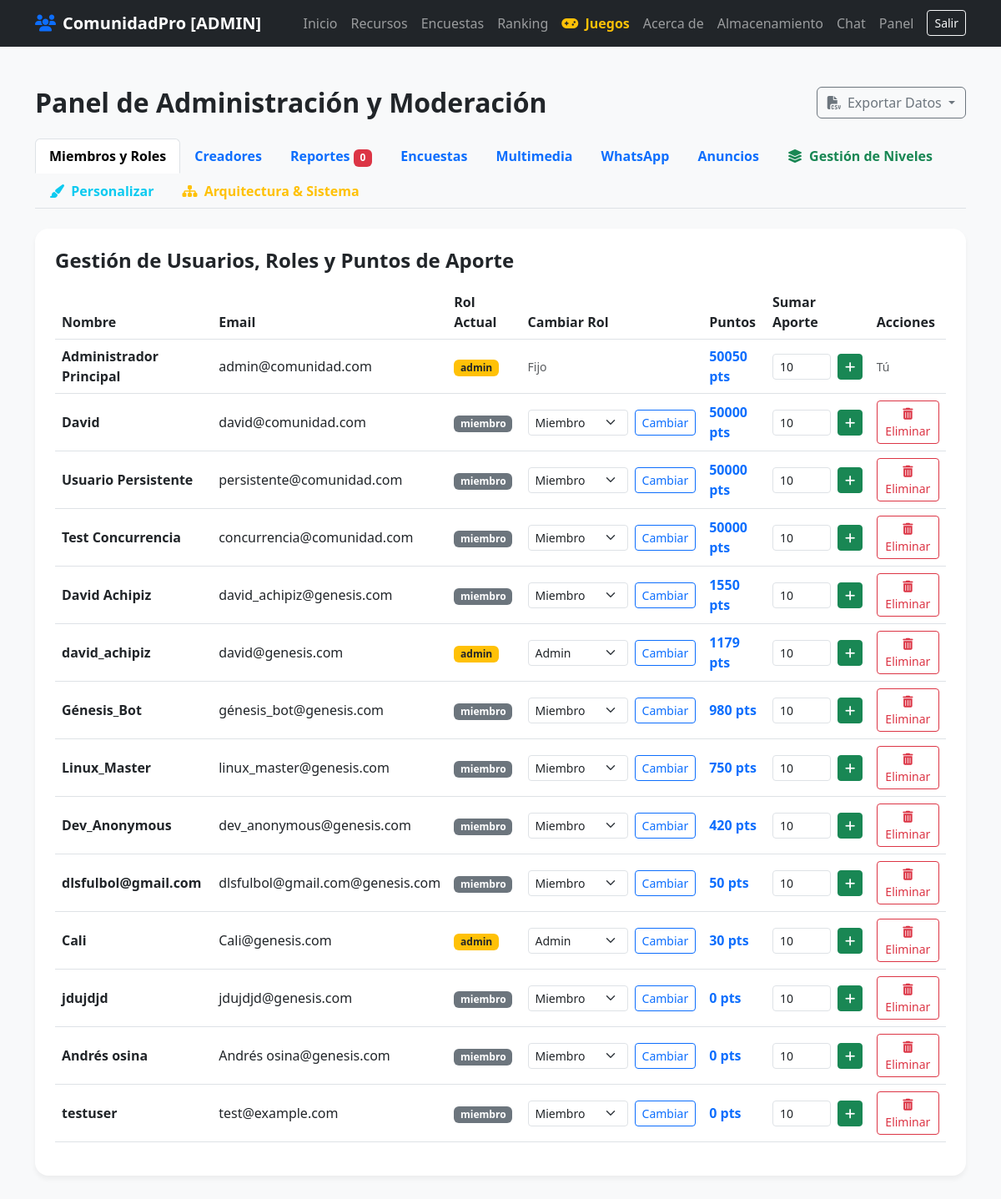
Page /admin (signed in) on the earlier database version.
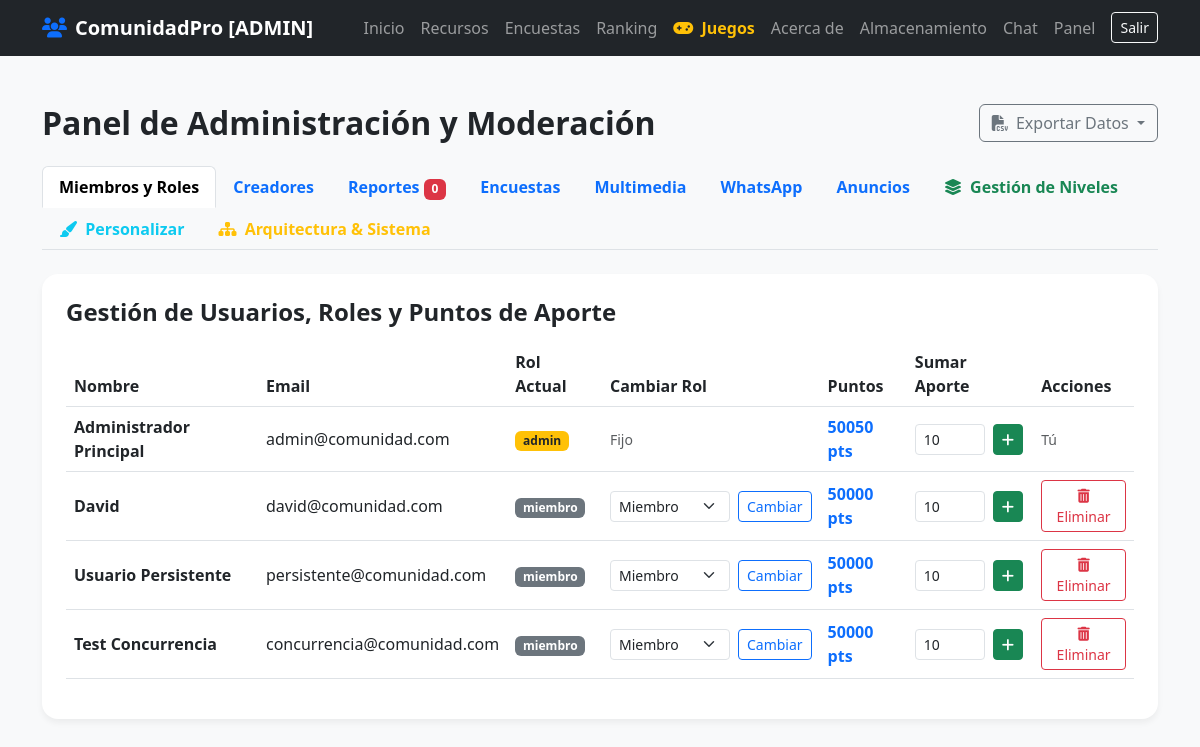
Same page on the later database version.
### tables this page shows
CREATE TABLE usuarios (
            id INTEGER PRIMARY KEY AUTOINCREMENT,
            nombre TEXT NOT NULL,
            email TEXT UNIQUE NOT NULL,
            password TEXT NOT NULL,
            rol TEXT DEFAULT 'miembro', -- 'admin', 'moderador', 'creador', 'miembro'
            estado TEXT DEFAULT 'activo', -- 'activo', 'suspendido'
            puntos_contribucion INTEGER DEFAULT 0,
            nivel_maximo INTEGER DEFAULT 1,
            creado_en TIMESTAMP DEFAULT CURRENT_TIMESTAMP
        );

### gestor_comunidad.py (the view)
@app.route('/admin')
def admin_panel():
    user = get_current_user()
    if not user or user['rol'] not in ['admin', 'moderador']:
        flash("Acceso denegado.", "error")
        return redirect(url_for('index'))
    conn = get_db_connection()
    conn.row_factory = sqlite3.Row
    c = conn.cursor()
    c.execute("SELECT * FROM usuarios ORDER BY puntos_contribucion DESC")
    usuarios = c.fetchall()
    c.execute("SELECT c.*, u.email FROM creadores c JOIN usuarios u ON c.usuario_id = u.id")
    creadores = c.fetchall()
    c.execute("SELECT * FROM enlaces_grupo")
    enlaces = c.fetchall()
    c.execute("SELECT * FROM anuncios ORDER BY creado_en DESC")
    anuncios = c.fetchall()
    c.execute("SELECT * FROM recursos ORDER BY creado_en DESC")
    recursos = c.fetchall()
    c.execute("SELECT * FROM encuestas ORDER BY creado_en DESC")
    encuestas = c.fetchall()
    c.execute("SELECT * FROM reportes ORDER BY creado_en DESC")
    reportes = c.fetchall()
    conn.close()
    return render_template('community_admin.html', usuario=user, usuarios=usuarios, creadores=creadores, enlaces=enlaces, anuncios=anuncios, recursos=recursos, encuestas=encuestas, reportes=reportes)

### gestor_comunidad.py (called while the page is built)
def get_db_connection():
    conn = sqlite3.connect(DB_PATH, timeout=30.0)
    conn.row_factory = sqlite3.Row
    try:
        conn.execute("PRAGMA journal_mode=WAL;")
        conn.execute("PRAGMA synchronous=NORMAL;")
    except Exception:
        pass
    return conn

@app.context_processor
def inject_config():
    try:
        conn = get_db_connection()
        conn.row_factory = sqlite3.Row
        rows = conn.execute("SELECT clave, valor FROM configuracion_plataforma").fetchall()
        conn.close()
        cfg = {row['clave']: row['valor'] for row in rows}
    except Exception:
        cfg = {
            "titulo_plataforma": "ComunidadPro",
            "color_principal": "#667eea",
            "color_secundario": "#764ba2",
            "mensaje_bienvenida": "Únete a nuestros grupos oficiales y descubre talento de creadores independientes.",
            "footer_texto": "ComunidadPro - Todos los derechos reservados 2026",
            "modo_juegos_activo": "1"
        }
    return dict(cfg=cfg)

### templates/community_admin.html (shortened to what the changed rows need)
<!DOCTYPE html>
<html lang="es">
<head>
    <link href="https://cdn.jsdelivr.net/npm/bootstrap@5.3.0/dist/css/bootstrap.min.css" rel="stylesheet">
    <link rel="stylesheet" href="https://cdnjs.cloudflare.com/ajax/libs/font-awesome/6.4.0/css/all.min.css">
</head>
<body>
    <div class="container my-5">
        <div class="d-flex justify-content-between align-items-center mb-4">
            <h2 class="fw-bold mb-0">Panel de Administración y Moderación</h2>
        </div>
        <div class="tab-content" id="adminTabContent">
            <div class="tab-pane fade show active" id="miembros" role="tabpanel">
                <div class="card p-4">
                    <div class="table-responsive">
                        <table class="table align-middle">
                            <thead>
                                <tr>
                                    <th>Nombre</th>
                                    <th>Email</th>
                                    <th>Rol Actual</th>
                                    <th>Cambiar Rol</th>
                                    <th>Puntos</th>
                                    <th>Sumar Aporte</th>
                                    <th>Acciones</th>
                                </tr>
                            </thead>
                            <tbody>
                                {% for u_item in usuarios %}
                                    <tr>
                                        <td class="fw-bold">{{ u_item.nombre }}</td>
                                        <td>{{ u_item.email }}</td>
                                        <td><span class="badge bg-{{ 'warning text-dark' if u_item.rol == 'admin' else ('info' if u_item.rol == 'moderador' else ('primary' if u_item.rol == 'creador' else 'secondary')) }}">{{ u_item.rol }}</span></td>
                                        <td>
                                            {% if usuario.rol == 'admin' and u_item.id != usuario.id %}
                                                <form action="{{ url_for('admin_cambiar_rol', uid=u_item.id) }}" method="POST" class="d-flex gap-2">
                                                    <select name="rol" class="form-select form-select-sm" style="width: 120px;">
                                                        <option value="miembro" {{ 'selected' if u_item.rol == 'miembro' else '' }}>Miembro</option>
                                                        <option value="admin" {{ 'selected' if u_item.rol == 'admin' else '' }}>Admin</option>
                                                    </select>
                                                    <button type="submit" class="btn btn-outline-primary btn-sm">Cambiar</button>
                                                </form>
                                            {% else %}
                                                <small class="text-muted">Fijo</small>
                                            {% endif %}
                                        </td>
                                        <td class="fw-bold text-primary">{{ u_item.puntos_contribucion }} pts</td>
                                        <td>
                                            <form action="{{ url_for('admin_sumar_puntos', uid=u_item.id) }}" method="POST" class="d-flex gap-2">
                                                <input type="number" name="puntos" value="10" class="form-control form-control-sm" style="width: 70px;" required>
                                                <button type="submit" class="btn btn-success btn-sm"><i class="fas fa-plus"></i></button>
                                            </form>
                                        </td>
                                        <td>
                                            {% if u_item.id != usuario.id %}
                                                <form action="{{ url_for('admin_eliminar_usuario', uid=u_item.id) }}" method="POST" onsubmit="return confirm('¿Estás seguro de eliminar este usuario y todo su contenido?');">
                                                    <button type="submit" class="btn btn-outline-danger btn-sm"><i class="fas fa-trash-alt"></i> Eliminar</button>
                                                </form>
                                            {% else %}
                                                <small class="text-muted">Tú</small>
                                            {% endif %}
                                        </td>
                                    </tr>
                                {% endfor %}
                            </tbody>
                        </table>
                    </div>
                </div>
            </div>
        </div>
    </div>
</body>
</html>

Differences in the rows shown:
removed usuarios: nombre "David Achipiz", email "david_achipiz@genesis.com", rol "miembro", puntos_contribucion "1550"
removed usuarios: nombre "david_achipiz", email "david@genesis.com", rol "admin", puntos_contribucion "1179"
removed usuarios: nombre "Génesis_Bot", email "génesis_bot@genesis.com", rol "miembro", puntos_contribucion "980"
removed usuarios: nombre "Linux_Master", email "linux_master@genesis.com", rol "miembro", puntos_contribucion "750"
removed usuarios: nombre "Dev_Anonymous", email "dev_anonymous@genesis.com", rol "miembro", puntos_contribucion "420"
removed usuarios: nombre "dlsfulbol@gmail.com", email "dlsfulbol@gmail.com@genesis.com", rol "miembro", puntos_contribucion "50"
removed usuarios: nombre "Cali", email "Cali@genesis.com", rol "admin", puntos_contribucion "30"
removed usuarios: nombre "jdujdjd", email "jdujdjd@genesis.com", rol "miembro", puntos_contribucion "0"
removed usuarios: nombre "Andrés osina", email "Andrés osina@genesis.com", rol "miembro", puntos_contribucion "0"
removed usuarios: nombre "testuser", email "test@example.com", rol "miembro", puntos_contribucion "0"
